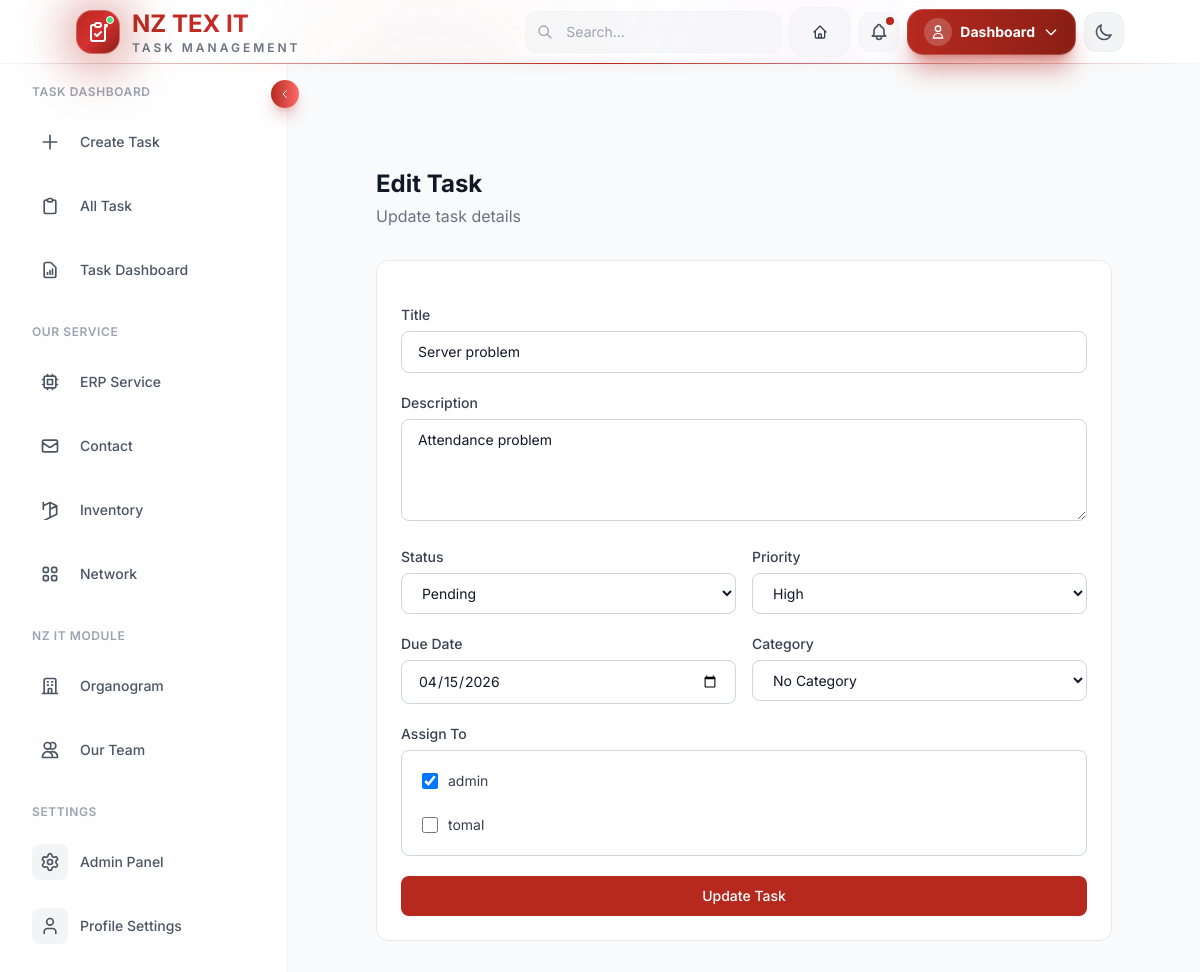
The page /tasks/1/edit/ (signed in) on the database its author committed.
### taskmanager/models.py (models this page shows, shortened)
class Task(models.Model):
    STATUS_CHOICES = [
        ('pending', 'Pending'),
        ('in_progress', 'In Progress'),
        ('completed', 'Completed'),
    ]
    PRIORITY_CHOICES = [
        ('low', 'Low'),
        ('medium', 'Medium'),
        ('high', 'High'),
    ]
    title = models.CharField(max_length=200)
    description = models.TextField(blank=True)
    status = models.CharField(max_length=20, choices=STATUS_CHOICES, default='pending')
    priority = models.CharField(max_length=20, choices=PRIORITY_CHOICES, default='medium')
    due_date = models.DateField(null=True, blank=True)
    category = models.ForeignKey(Category, on_delete=models.SET_NULL, null=True, blank=True)
    assigned_to = models.ManyToManyField(User, related_name='assigned_tasks', blank=True)
    created_by = models.ForeignKey(User, on_delete=models.SET_NULL, null=True, related_name='created_tasks')
    created_at = models.DateTimeField(auto_now_add=True)
    updated_at = models.DateTimeField(auto_now=True)

### taskmanager/views/task_views.py (the view, shortened to what this page needs)
# urls.py: path('tasks/<int:task_id>/edit/', edit_task, name='edit_task'),
@login_required
def edit_task(request, task_id):
    try:
        task = Task.objects.get(id=task_id)
        categories = Category.objects.all()
        users = User.objects.all()
        return render(request, 'task/edit_task.html', {'task': task, 'categories': categories, 'users': users})
    except Task.DoesNotExist:
        messages.error(request, 'Task not found.')
        return redirect('task_list')
    except Exception as e:
        logger.error(f"Error editing task: {str(e)}")
        messages.error(request, 'Failed to update task.')
        return redirect('task_list')

### taskmanager/context_processors.py (called while the page is built)
def user_permissions_context(request):
    if request.user.is_authenticated:
        return {
            'user_permissions_dict': get_user_permissions(request.user)
        }
    return {
        'user_permissions_dict': {}
    }

### templates/task/edit_task.html (shortened to what this page needs)
{% extends 'base.html' %}
{% block content %}
<section class="pt-20 pb-12 min-h-screen">
    <div class="w-full px-4 max-w-3xl mx-auto">
        <div class="mb-8">
            <h1 class="text-2xl font-bold text-gray-900 dark:text-white">Edit Task</h1>
            <p class="text-gray-500 dark:text-gray-400 mt-1">Update task details</p>
        </div>
        <div class="bg-white dark:bg-gray-800 rounded-xl border border-gray-200 dark:border-gray-700 p-6">
            <form method="post" class="space-y-5">
                <div>
                    <label for="title" class="block text-sm font-medium text-gray-700 dark:text-gray-300 mb-1.5">Title</label>
                    <input type="text" name="title" id="title" required value="{{ task.title }}"
                        class="w-full px-4 py-2.5 text-sm border border-gray-300 dark:border-gray-600 rounded-lg bg-white dark:bg-gray-700 text-gray-900 dark:text-white focus:ring-2 focus:ring-primary-500 focus:border-transparent smooth-transition">
                </div>
                <div>
                    <label for="description" class="block text-sm font-medium text-gray-700 dark:text-gray-300 mb-1.5">Description</label>
                    <textarea name="description" id="description" rows="4"
                        class="w-full px-4 py-2.5 text-sm border border-gray-300 dark:border-gray-600 rounded-lg bg-white dark:bg-gray-700 text-gray-900 dark:text-white focus:ring-2 focus:ring-primary-500 focus:border-transparent smooth-transition">{{ task.description }}</textarea>
                </div>
                <div class="grid grid-cols-1 md:grid-cols-2 gap-4">
                    <div>
                        <label for="status" class="block text-sm font-medium text-gray-700 dark:text-gray-300 mb-1.5">Status</label>
                        <select name="status" id="status"
                            class="w-full px-4 py-2.5 text-sm border border-gray-300 dark:border-gray-600 rounded-lg bg-white dark:bg-gray-700 text-gray-900 dark:text-white focus:ring-2 focus:ring-primary-500 focus:border-transparent smooth-transition">
                            <option value="pending" {% if task.status == 'pending' %}selected{% endif %}>Pending</option>
                        </select>
                    </div>
                    <div>
                        <label for="priority" class="block text-sm font-medium text-gray-700 dark:text-gray-300 mb-1.5">Priority</label>
                        <select name="priority" id="priority"
                            class="w-full px-4 py-2.5 text-sm border border-gray-300 dark:border-gray-600 rounded-lg bg-white dark:bg-gray-700 text-gray-900 dark:text-white focus:ring-2 focus:ring-primary-500 focus:border-transparent smooth-transition">
                            <option value="high" {% if task.priority == 'high' %}selected{% endif %}>High</option>
                        </select>
                    </div>
                </div>
                <div class="grid grid-cols-1 md:grid-cols-2 gap-4">
                    <div>
                        <label for="due_date" class="block text-sm font-medium text-gray-700 dark:text-gray-300 mb-1.5">Due Date</label>
                        <input type="date" name="due_date" id="due_date" value="{{ task.due_date|date:'Y-m-d' }}"
                            class="w-full px-4 py-2.5 text-sm border border-gray-300 dark:border-gray-600 rounded-lg bg-white dark:bg-gray-700 text-gray-900 dark:text-white focus:ring-2 focus:ring-primary-500 focus:border-transparent smooth-transition">
                    </div>
                    <div>
                        <label for="category" class="block text-sm font-medium text-gray-700 dark:text-gray-300 mb-1.5">Category</label>
                        <select name="category" id="category"
                            class="w-full px-4 py-2.5 text-sm border border-gray-300 dark:border-gray-600 rounded-lg bg-white dark:bg-gray-700 text-gray-900 dark:text-white focus:ring-2 focus:ring-primary-500 focus:border-transparent smooth-transition">
                            <option value="">No Category</option>
                        </select>
                    </div>
                </div>
                <div>
                    <label class="block text-sm font-medium text-gray-700 dark:text-gray-300 mb-1.5">Assign To</label>
                    <div class="max-h-40 overflow-y-auto p-3 border border-gray-300 dark:border-gray-600 rounded-lg bg-white dark:bg-gray-700 space-y-2">
                        {% for user in users %}
                        <label class="flex items-center gap-2.5 p-2 hover:bg-gray-50 dark:hover:bg-gray-600 rounded-md cursor-pointer smooth-transition">
                            <input type="checkbox" name="assigned_to" value="{{ user.id }}"
                                {% if user in task.assigned_to.all %}checked{% endif %}
                                class="w-4 h-4 text-primary-600 border-gray-300 rounded focus:ring-primary-500">
                            <span class="text-sm text-gray-700 dark:text-gray-300">{{ user.get_full_name|default:user.username }}</span>
                        </label>
                        {% endfor %}
                    </div>
                </div>
                <button type="submit"
                    class="w-full py-2.5 px-4 text-sm font-medium text-white bg-primary-600 hover:bg-primary-700 rounded-lg smooth-transition">
                    Update Task
                </button>
            </form>
        </div>
    </div>
</section>
{% endblock %}

### templates/base.html (style rules this page uses)
* { font-family: 'Inter', sans-serif; }
.smooth-transition { transition: all 0.3s ease; }

### rows shown on the page
Task: title "Server problem", description "Attendance problem", status "Pending", priority "High", due_date "04/15/2026"

### other values the page prints
{{ user.get_full_name|default:user.username }} "admin"
{{ user.get_full_name|default:user.username }} "tomal"
